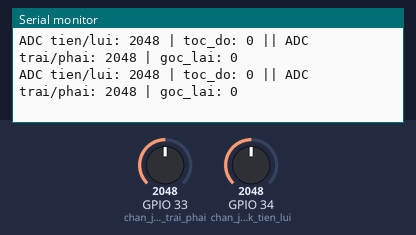
Simulated run of this program. Board: ESP32. Shown: the last lines printed to the serial monitor. The inputs (shaded band) are chosen by the test bench; at power-on: GPIO 34 (chan_joystick_tien_lui) = 2048, GPIO 33 (chan_joystick_trai_phai) = 2048 (analog values on the 0–4095 scale).

Above: at 4.7 s.
4.8 s: GPIO 34 (chan_joystick_tien_lui) set to 2142
At 4.91 s:
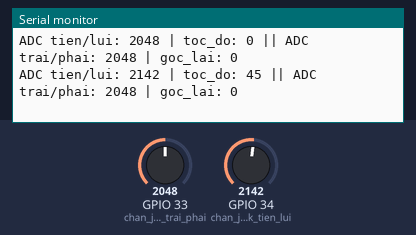
9.3 s: GPIO 33 (chan_joystick_trai_phai) set to 1888
At 9.36 s:
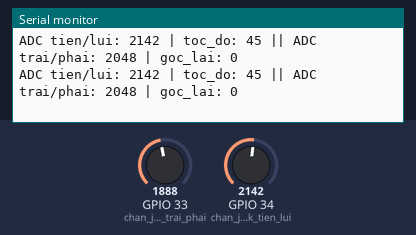
12.3 s: GPIO 33 (chan_joystick_trai_phai) set to 1775
At 12.35 s:
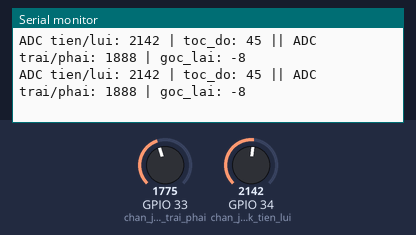
13.8 s: GPIO 34 (chan_joystick_tien_lui) set to 1073
At 13.9 s:
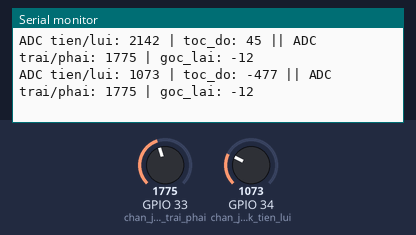
16.8 s: GPIO 34 (chan_joystick_tien_lui) set to 963
At 16.86 s:
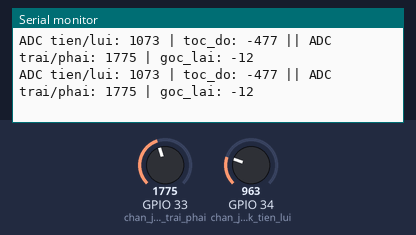
Timing chart, 0 to 19.8 s (numbered marks = the images above; inputs shaded):
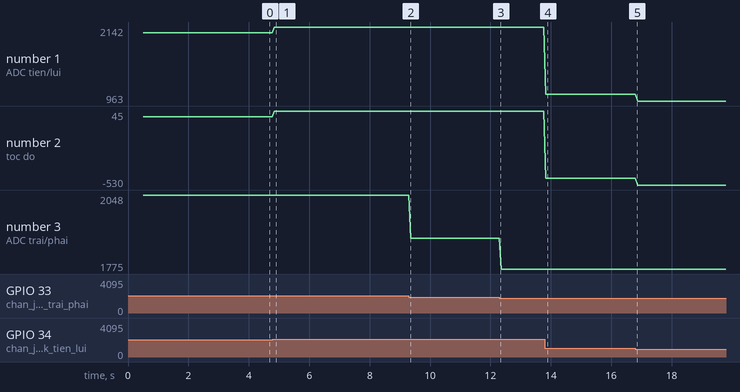

The program:

main.cpp
```cpp
// mac xe: F8:B3:B7:33:05:78
// mac tay cam: B0:CB:D8:CD:88:18
#include <Arduino.h>
#include <WiFi.h>
#include <esp_now.h>
#include <string.h>

struct DuLieuDieuKhien {
  int16_t toc_do;
  int16_t goc_lai;
};

DuLieuDieuKhien du_lieu_gui_di = {0, 0};

const uint8_t mac_xe[] = {0xF8, 0xB3, 0xB7, 0X33, 0X05, 0X78};

const uint8_t chan_joystick_trai_phai = 33;
const uint8_t chan_joystick_tien_lui = 34;
const int TOC_DO_MIN = -1000;
const int TOC_DO_MAX = 1000;
const int GOC_LAI_MIN = -90;
const int GOC_LAI_MAX = 90;
int adc_giua_tien_lui = 2048;
int adc_giua_trai_phai = 2048;
int adc_tien_lui = 0;
int adc_trai_phai = 0;

void hieuChinhJoystick();
void docJoystickLenXuong();
void docJoystickTraiPhai();
void logTinHieuDieuKhien();
bool guiDuLieuDi();

void setup() {
  Serial.begin(9600);

  pinMode(chan_joystick_tien_lui, INPUT);
  pinMode(chan_joystick_trai_phai, INPUT);
  analogReadResolution(12);
  hieuChinhJoystick();

  WiFi.mode(WIFI_STA);
  WiFi.disconnect();

  if (esp_now_init() != ESP_OK) {
    Serial.println("Khoi tao ESP-NOW that bai");
    return;
  }

  esp_now_peer_info_t peerInfo = {};
  memcpy(peerInfo.peer_addr, mac_xe, 6);
  peerInfo.channel = 0;
  peerInfo.encrypt = false;

  if (esp_now_add_peer(&peerInfo) != ESP_OK) {
    Serial.println("Them ESP32 xe that bai");
    return;
  }

}

void loop() {
  docJoystickLenXuong();
  docJoystickTraiPhai();
  logTinHieuDieuKhien();
  guiDuLieuDi();
  delay(10);
}

void docJoystickLenXuong() {
  adc_tien_lui = analogRead(chan_joystick_tien_lui);

  if (adc_tien_lui >= adc_giua_tien_lui) {
    du_lieu_gui_di.toc_do = map(adc_tien_lui, adc_giua_tien_lui, 4095, 0, TOC_DO_MAX);
  } else {
    du_lieu_gui_di.toc_do = map(adc_tien_lui, 0, adc_giua_tien_lui, TOC_DO_MIN, 0);
  }
}

void docJoystickTraiPhai() {
  adc_trai_phai = analogRead(chan_joystick_trai_phai);

  if (adc_trai_phai >= adc_giua_trai_phai) {
    du_lieu_gui_di.goc_lai = map(adc_trai_phai, adc_giua_trai_phai, 4095, 0, GOC_LAI_MAX);
  } else {
    du_lieu_gui_di.goc_lai = map(adc_trai_phai, 0, adc_giua_trai_phai, GOC_LAI_MIN, 0);
  }
}

void logTinHieuDieuKhien() {
  Serial.print("ADC tien/lui: ");
  Serial.print(adc_tien_lui);
  Serial.print(" | toc_do: ");
  Serial.print(du_lieu_gui_di.toc_do);
  Serial.print(" || ADC trai/phai: ");
  Serial.print(adc_trai_phai);
  Serial.print(" | goc_lai: ");
  Serial.println(du_lieu_gui_di.goc_lai);
}

void hieuChinhJoystick() {
  long tong_tien_lui = 0;
  long tong_trai_phai = 0;

  for (int i = 0; i < 50; i++) {
    tong_tien_lui += analogRead(chan_joystick_tien_lui);
    tong_trai_phai += analogRead(chan_joystick_trai_phai);
    delay(10);
  }

  adc_giua_tien_lui = tong_tien_lui / 50;
  adc_giua_trai_phai = tong_trai_phai / 50;
}

bool guiDuLieuDi() {
  esp_err_t result = esp_now_send(mac_xe, (const uint8_t *)&du_lieu_gui_di, sizeof(du_lieu_gui_di));
  return result == ESP_OK;
}
```

Measured:
- after the input at 4.8 s, the serial monitor: prints a new line at once (image 1)
- after the input at 13.8 s, the serial monitor: prints a new line at once (image 4)
- plotted number 1: 2048 → 2142 after the input at 4.8 s, 2142 → 1073 after the input at 13.8 s, 1073 → 963 after the input at 16.8 s
- plotted number 2: 0 → 45 after the input at 4.8 s, 45 → -477 after the input at 13.8 s, -477 → -530 after the input at 16.8 s
- plotted number 3: 2048 → 1888 after the input at 9.3 s, 1888 → 1775 after the input at 12.3 s
